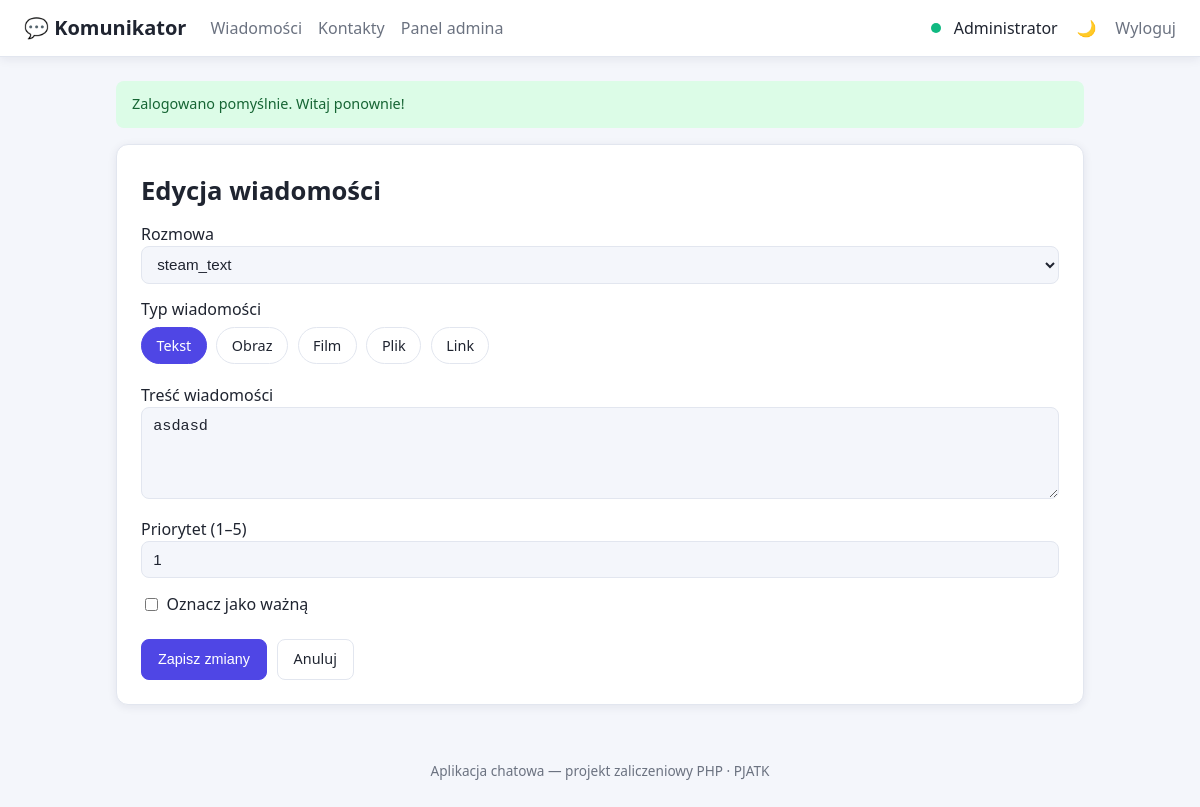
/index.php?page=message_edit&id=12 (signed in), run on the app's committed database.
### tables this page shows
CREATE TABLE users (
    id                 INTEGER PRIMARY KEY AUTOINCREMENT,
    email              TEXT    NOT NULL UNIQUE,
    password_hash      TEXT    NOT NULL,
    display_name       TEXT    NOT NULL,
    role               TEXT    NOT NULL DEFAULT 'user',      -- 'admin' lub 'user'
    is_verified        INTEGER NOT NULL DEFAULT 0,           -- 0 = niezweryfikowany, 1 = e-mail potwierdzony
    verification_token TEXT,                                 -- token z linka aktywacyjnego
    auth_provider      TEXT    NOT NULL DEFAULT 'local',     -- 'local' / 'google' / 'facebook'
    theme              TEXT    NOT NULL DEFAULT 'light',     -- preferencja: 'light' / 'dark'
    is_online          INTEGER NOT NULL DEFAULT 0,           -- status online
    created_at         TEXT    NOT NULL DEFAULT (datetime('now'))
);

CREATE TABLE messages (
    id              INTEGER PRIMARY KEY AUTOINCREMENT,
    conversation_id INTEGER NOT NULL,
    user_id         INTEGER NOT NULL,                        -- nadawca
    type            TEXT    NOT NULL DEFAULT 'tekst',        -- tekst/obraz/film/plik/link
    body            TEXT,                                    -- treść wiadomości
    link_url        TEXT,                                    -- adres URL (dla typu 'link')
    file_path       TEXT,                                    -- ścieżka do wgranego pliku
    priority        INTEGER NOT NULL DEFAULT 1,              -- priorytet 1-5
    is_important    INTEGER NOT NULL DEFAULT 0,              -- oznaczenie "ważne"
    created_at      TEXT    NOT NULL DEFAULT (datetime('now')),
    FOREIGN KEY (conversation_id) REFERENCES conversations(id) ON DELETE CASCADE,
    FOREIGN KEY (user_id)         REFERENCES users(id)         ON DELETE CASCADE
);

CREATE TABLE conversations (
    id         INTEGER PRIMARY KEY AUTOINCREMENT,
    name       TEXT    NOT NULL,
    is_group   INTEGER NOT NULL DEFAULT 0,                   -- 0 = rozmowa 1:1, 1 = grupa
    created_at TEXT    NOT NULL DEFAULT (datetime('now'))
);

### config.php (called while the page is built, shortened)
<?php
function e(?string $value): string
{
    return htmlspecialchars((string) $value, ENT_QUOTES, 'UTF-8');
}
function take_flash(): ?array
{
    $flash = $_SESSION['flash'] ?? null;
    return $flash;
}
function view(string $template, array $data = []): void
{
    extract($data);
    require BASE_PATH . "/views/$template.php";
    $content = ob_get_clean();
    require BASE_PATH . "/views/layout.php";
}

### src/Controllers/MessageController.php (called while the page is built, shortened)
<?php
class MessageController
{
    public function edit(): void
    {
        $message = $this->findOwnedOr404((int) ($_GET['id'] ?? 0));
        $this->renderForm($message, [], (int) $message['id']);
    }
    private function renderForm(array $message, array $errors, ?int $id): void
    {
        $user = Auth::user();
        view('messages/form', [
            'message'       => $message,
            'errors'        => $errors,
            'id'            => $id,
            'conversations' => Conversation::forUser((int) $user['id']),
            'types'         => Message::TYPES,
        ]);
    }
    private function findOwnedOr404(int $id): array
    {
        $message = Message::find($id);
        return $message;
    }
}

### index.php (called while the page is built, shortened)
<?php
require __DIR__ . '/config.php';
$routes = [
    'login'        => [AuthController::class,    'login',     'guest'],
    'do_login'     => [AuthController::class,    'doLogin',   'guest'],
    'register'     => [AuthController::class,    'register',  'guest'],
    'do_register'  => [AuthController::class,    'doRegister','guest'],
    'verify'       => [AuthController::class,    'verify',    'guest'],
    'logout'       => [AuthController::class,    'logout',    'auth'],
    'messages'        => [MessageController::class, 'index',  'auth'],
    'message_create'  => [MessageController::class, 'create', 'auth'],
    'message_edit'    => [MessageController::class, 'edit',   'auth'],
    'message_save'    => [MessageController::class, 'save',   'auth'],
    'message_delete'  => [MessageController::class, 'delete', 'auth'],
    'export'          => [MessageController::class, 'export', 'auth'],
    'conversation_create' => [ConversationController::class, 'create', 'auth'],
    'conversation_save'   => [ConversationController::class, 'save',   'auth'],
    'contacts'        => [ContactController::class, 'index',  'auth'],
    'contact_add'     => [ContactController::class, 'add',    'auth'],
    'contact_delete'  => [ContactController::class, 'delete', 'auth'],
    'toggle_theme'    => [SettingsController::class, 'toggleTheme', 'auth'],
    'admin'           => [AdminController::class, 'dashboard',  'admin'],
    'admin_users'     => [AdminController::class, 'users',      'admin'],
    'admin_set_role'  => [AdminController::class, 'setRole',    'admin'],
    'admin_delete'    => [AdminController::class, 'deleteUser', 'admin'],
];
$page = $_GET['page'] ?? (Auth::check() ? 'messages' : 'login');
[$controllerClass, $method, $access] = $routes[$page];
try {
    $controller = new $controllerClass();
    $controller->$method();
} catch (Throwable $ex) {
    show_error(500, 'Wystąpił wewnętrzny błąd serwera.');
}

### src/Database.php (called while the page is built)
<?php
class Database
{
    private static ?PDO $instance = null;
    public static function pdo(): PDO
    {
        if (self::$instance === null) {
            self::$instance = self::connect();
        }
        return self::$instance;
    }
    private static function connect(): PDO
    {
        $pdo = new PDO('sqlite:' . DB_PATH);
        $pdo->setAttribute(PDO::ATTR_ERRMODE, PDO::ERRMODE_EXCEPTION);
        $pdo->setAttribute(PDO::ATTR_DEFAULT_FETCH_MODE, PDO::FETCH_ASSOC);
        $pdo->exec('PRAGMA foreign_keys = ON');
        return $pdo;
    }
    public static function run(string $sql, array $params = []): PDOStatement
    {
        $stmt = self::pdo()->prepare($sql);
        $stmt->execute($params);
        return $stmt;
    }
}

### src/Models/Conversation.php (called while the page is built, shortened)
<?php
class Conversation
{
    public static function forUser(int $userId): array
    {
        return Database::run(
            'SELECT c.* FROM conversations c
             JOIN conversation_user cu ON cu.conversation_id = c.id
             WHERE cu.user_id = :u
             ORDER BY c.name',
            [':u' => $userId]
        )->fetchAll();
    }
}

### src/Models/Message.php (called while the page is built, shortened)
<?php
class Message
{
    public static function find(int $id): ?array
    {
        $stmt = Database::run(
            'SELECT m.*, u.display_name AS author, c.name AS conversation_name
             FROM messages m
             JOIN users u ON u.id = m.user_id
             JOIN conversations c ON c.id = m.conversation_id
             WHERE m.id = :id',
            [':id' => $id]
        );
        return $stmt->fetch() ?: null;
    }
}

### src/Auth.php (called while the page is built, shortened)
<?php
class Auth
{
    public static function check(): bool
    {
        return isset($_SESSION['user_id']);
    }
    public static function user(): ?array
    {
        return User::find((int) $_SESSION['user_id']);
    }
}

### src/Models/User.php (called while the page is built, shortened)
<?php
class User
{
    public static function find(int $id): ?array
    {
        $stmt = Database::run('SELECT * FROM users WHERE id = :id', [':id' => $id]);
        return $stmt->fetch() ?: null;
    }
}

### views/messages/form.php (the view, shortened to what this page needs)
<?php
$isEdit = $id !== null;
?>
<div class="card">
    <h1><?= $isEdit ? 'Edycja wiadomości' : 'Nowa wiadomość' ?></h1>
    <form method="post" action="index.php?page=message_save" enctype="multipart/form-data">
        <label>Rozmowa
            <select name="conversation_id">
                <?php foreach ($conversations as $c): ?>
                    <option value="<?= (int) $c['id'] ?>"
                        <?= (string) ($message['conversation_id'] ?? '') === (string) $c['id'] ? 'selected' : '' ?>>
                        <?= e($c['name']) ?>
                    </option>
                <?php endforeach; ?>
            </select>
        </label>
        <div class="type-fields">
            <p class="field-label">Typ wiadomości</p>
            <?php foreach ($types as $t): ?>
                <label for="type-<?= e($t) ?>" class="type-chip"><?= e(ucfirst($t)) ?></label>
            <?php endforeach; ?>
            <div class="field field-body">
                <label>Treść wiadomości
                    <textarea name="body" rows="4" placeholder="Wpisz treść (możesz użyć emotikonów 😀)"><?= e((string) ($message['body'] ?? '')) ?></textarea>
                </label>
            </div>
        </div>
        <label>Priorytet (1–5)
            <input type="number" name="priority" min="1" max="5" value="<?= e((string) ($message['priority'] ?? '1')) ?>">
        </label>
        <label class="check">
            <input type="checkbox" name="is_important" value="1" <?= !empty($message['is_important']) ? 'checked' : '' ?>>
            Oznacz jako ważną
        </label>
        <div class="form-actions">
            <button class="btn btn-primary" type="submit"><?= $isEdit ? 'Zapisz zmiany' : 'Wyślij wiadomość' ?></button>
            <a class="btn btn-ghost" href="index.php?page=messages">Anuluj</a>
        </div>
    </form>
</div>

### views/layout.php (shortened to what this page needs)
<?php
$currentUser = Auth::user();
$theme = $currentUser['theme'] ?? 'light';
$flash = take_flash();
?>
<!DOCTYPE html>
<html lang="pl" data-theme="<?= e($theme) ?>">
<head>
    <link rel="stylesheet" href="public/css/style.css">
</head>
<body>
<header class="topbar">
    <a class="brand" href="index.php?page=messages">💬 Komunikator</a>
    <?php if ($currentUser): ?>
        <nav class="nav">
            <a href="index.php?page=messages">Wiadomości</a>
            <a href="index.php?page=contacts">Kontakty</a>
            <?php if ($currentUser['role'] === 'admin'): ?>
                <a href="index.php?page=admin">Panel admina</a>
            <?php endif; ?>
        </nav>
        <div class="user-box">
            <span class="online-dot" title="online"></span>
            <span><?= e($currentUser['display_name']) ?></span>
            <form method="post" action="index.php?page=toggle_theme" class="inline">
                <button class="btn-link" title="Zmień motyw">
                    <?= $theme === 'dark' ? '☀️' : '🌙' ?>
                </button>
            </form>
            <a class="btn-link" href="index.php?page=logout">Wyloguj</a>
        </div>
    <?php endif; ?>
</header>
<main class="container">
    <?php if ($flash): ?>
        <div class="flash flash-<?= e($flash['type']) ?>"><?= e($flash['message']) ?></div>
    <?php endif; ?>
    <?= $content ?>
</main>
<footer class="footer">
    Aplikacja chatowa — projekt zaliczeniowy PHP &middot; PJATK
</footer>
</body>
</html>

### public/css/style.css (style rules this page uses)
:root, [data-theme="light"] { --bg: #f4f6fb; --surface: #ffffff; --text: #1f2430; --muted: #6b7280; --border: #e2e6ef; --primary: #4f46e5; --primary-d: #4338ca; --danger: #dc2626; --accent: #10b981; --shadow: 0 2px 10px rgba(20, 30, 60, .08); }
* { box-sizing: border-box; }
body { margin: 0; font-family: "Segoe UI", Roboto, system-ui, sans-serif; background: var(--bg); color: var(--text); line-height: 1.5; }
a { color: var(--primary); text-decoration: none; }
.topbar { display: flex; align-items: center; gap: 1.5rem; background: var(--surface); border-bottom: 1px solid var(--border); padding: .8rem 1.5rem; box-shadow: var(--shadow); }
.brand { font-size: 1.25rem; font-weight: 700; color: var(--text); }
.nav { display: flex; gap: 1rem; }
.nav a { color: var(--muted); font-weight: 500; }
.user-box { margin-left: auto; display: flex; align-items: center; gap: .8rem; }
.online-dot { width: 10px; height: 10px; border-radius: 50%; background: var(--accent); display: inline-block; }
.container { max-width: 1000px; margin: 1.5rem auto; padding: 0 1rem; }
.footer { text-align: center; color: var(--muted); padding: 2rem 0; font-size: .85rem; }
h1 { font-size: 1.6rem; margin: .2rem 0; }
.card { background: var(--surface); border: 1px solid var(--border); border-radius: 12px; padding: 1.5rem; box-shadow: var(--shadow); margin-bottom: 1.2rem; }
label { display: block; margin: .7rem 0 .2rem; font-weight: 500; }
input, select, textarea { width: 100%; padding: .55rem .7rem; border: 1px solid var(--border); border-radius: 8px; background: var(--bg); color: var(--text); font-size: .95rem; }
input[type="checkbox"], input[type="radio"] { width: auto; }
textarea { resize: vertical; }
.radio, .check { display: inline-flex; align-items: center; gap: .35rem; font-weight: 400; margin-right: 1rem; }
.form-actions { margin-top: 1.2rem; display: flex; gap: .6rem; }
.type-fields { margin: .8rem 0; }
.field-label { font-weight: 500; margin: .7rem 0 .4rem; }
.type-chip { display: inline-block; cursor: pointer; padding: .4rem .9rem; margin: 0 .35rem .5rem 0; border: 1px solid var(--border); border-radius: 20px; font-size: .9rem; background: var(--surface); color: var(--text); }
.type-radio:checked + .type-chip { background: var(--primary); color: #fff; border-color: var(--primary); }
.field { display: none; }
#type-tekst:checked ~ .field-body { display: block; }
.btn { display: inline-block; cursor: pointer; padding: .55rem 1rem; border-radius: 8px; border: 1px solid var(--border); background: var(--surface); color: var(--text); font-size: .9rem; font-weight: 500; text-align: center; }
.btn-primary { background: var(--primary); color: #fff; border-color: var(--primary); }
.btn-ghost { background: transparent; }
.btn-link { background: none; border: none; cursor: pointer; color: var(--muted); font-size: 1rem; }
.inline { display: inline; }
.flash { padding: .8rem 1rem; border-radius: 8px; margin-bottom: 1rem; font-size: .9rem; }
.flash-success { background: #dcfce7; color: #166534; }

### data on the page
users: display_name "Administrator"
messages: conversation_id "steam_text", body "asdasd", priority "1"

### other printed values
$flash['message'] "Zalogowano pomyślnie. Witaj ponownie!"
$t "Tekst"
$t "Obraz"
$t "Film"
$t "Plik"
$t "Link"
